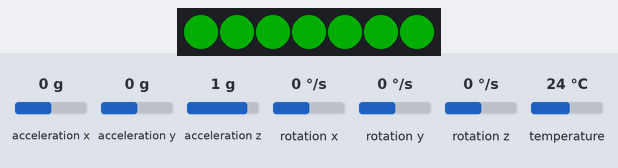
This program was run on a simulated ESP32. Parts: 7 RGB LEDs in strip order, left to right. The inputs (shaded band) are chosen by the test bench; at power-on: acceleration z 1 g, acceleration x 0 g, acceleration y 0 g, rotation x 0 °/s, rotation y 0 °/s, rotation z 0 °/s, temperature 24 °C. Dim RGB values are drawn brighter than linear.

Above: at 1.2 s.
1.3 s: acceleration z set to -1.4 g
At 2.0 s:
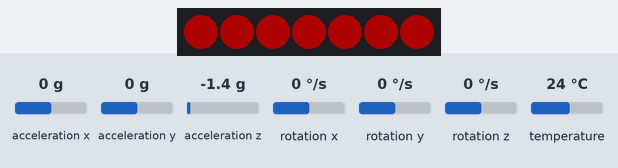
2.8 s: acceleration z set to 0.8 g
At 3.2 s:
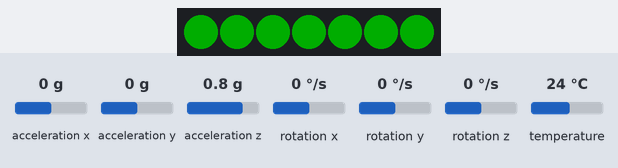
4.3 s: acceleration z set to -0.8 g
At 5.5 s:
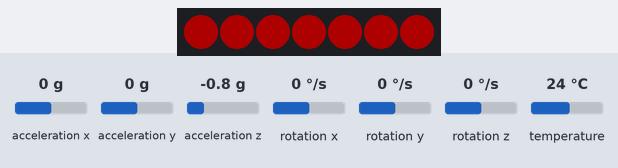
Timing chart, 0 to 7.3 s (numbered marks = the images above; inputs shaded):
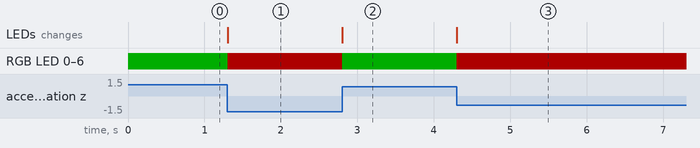

Measured:
- after the input at 1.3 s, RGB LED 0–6: RGB(0, 50, 0) → RGB(50, 0, 0) at once; the LEDs: change at once (image 1)
- after the input at 2.8 s, RGB LED 0–6: RGB(50, 0, 0) → RGB(0, 50, 0) at once; the LEDs: change at once (image 2)
- after the input at 4.3 s, RGB LED 0–6: RGB(0, 50, 0) → RGB(50, 0, 0) at once; the LEDs: change at once (image 3)

The program:

main.cpp
```cpp
/*


        _          _ ______ _____ _____
       (_)        | |  ____|  __ \_   _|
  _ __  ___  _____| | |__  | |  | || |
 | '_ \| \ \/ / _ \ |  __| | |  | || |
 | |_) | |>  <  __/ | |____| |__| || |_
 | .__/|_/_/\_\___|_|______|_____/_____|
 | |
 |_|

www.pixeledi.eu | twitter.com/pixeledi
GyroLight | V1.0 | 09.2022

*/

#include <Arduino.h>
#include <Adafruit_MPU6050.h>
#include <Adafruit_Sensor.h>
#include <Wire.h>
#include <fastLED.h>

Adafruit_MPU6050 mpu;

float xtreshhold = 0.0;
float ytreshhold = 0.0;
float ztreshhold = 0.0;

#define NUM_LEDS 7
#define DATA_PIN 25

CRGB leds[NUM_LEDS];

void setTreshholds()
{
  sensors_event_t a, g, temp;
  mpu.getEvent(&a, &g, &temp);
  xtreshhold = (a.acceleration.x);
  ytreshhold = (a.acceleration.y);
  ztreshhold = (a.acceleration.z);
}

void setup(void)
{
  Serial.begin(115200);
  if (!mpu.begin())
  {
    Serial.println("Failed to find MPU6050 chip");
    while (true)
    {
    }
  }
  FastLED.addLeds<WS2812, DATA_PIN, GRB>(leds, NUM_LEDS);
}

void loop()
{

  setTreshholds();

  if (ztreshhold <= -4.5) // DOWN
  {
    for (int i = 0; i < NUM_LEDS; i++)
    {
      leds[i].setRGB(255, 0, 0); // RED
    }
  }

  else if (ztreshhold >= 4.5) // UP
  {
    for (int i = 0; i < NUM_LEDS; i++)
    {
      leds[i].setRGB(0, 255, 0); // GREEN
    }
  }

  else if (xtreshhold <= -4.5) // LEFT
  {
    for (int i = 0; i < NUM_LEDS; i++)
    {
      leds[i].setRGB(0, 0, 255); // BLUE
    }
  }

  else if (xtreshhold >= 4.5) // RIGHT
  {
    for (int i = 0; i < NUM_LEDS; i++)
    {
      leds[i].setRGB(255, 255, 0); // YELLOW
    }
  }

  else if (ytreshhold <= -4.5) // FRONT
  {

    for (int i = 0; i < NUM_LEDS; i++)
    {
      leds[i].setRGB(0, 255, 255); // TURQUIS
    }
  }

  FastLED.setBrightness(50);
  FastLED.show();
}
```
